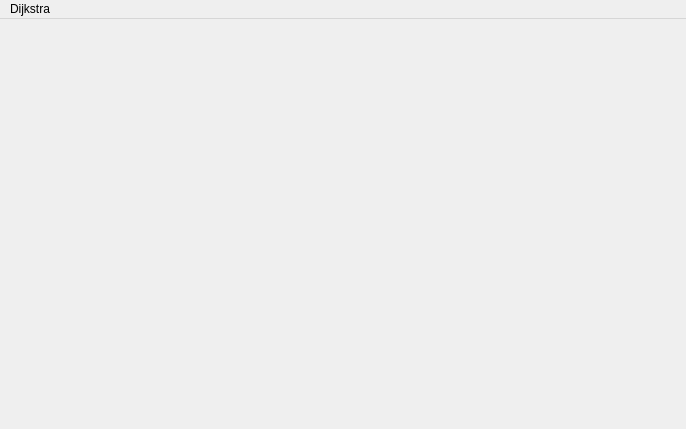
<?xml version="1.0" encoding="UTF-8"?>
<ui version="4.0">
 <class>Dijkstra</class>
 <widget class="QMainWindow" name="Dijkstra">
  <property name="geometry">
   <rect>
    <x>0</x>
    <y>0</y>
    <width>686</width>
    <height>429</height>
   </rect>
  </property>
  <property name="windowTitle">
   <string>Dijkstra's Algorithm</string>
  </property>
  <property name="statusTip">
   <string notr="true"/>
  </property>
  <property name="locale">
   <locale language="English" country="UnitedKingdom"/>
  </property>
  <widget class="QWidget" name="centralwidget">
   <layout class="QVBoxLayout" name="verticalLayout">
    <item>
     <widget class="FieldView" name="widget" native="true"/>
    </item>
   </layout>
  </widget>
  <widget class="QMenuBar" name="menubar">
   <property name="geometry">
    <rect>
     <x>0</x>
     <y>0</y>
     <width>686</width>
     <height>22</height>
    </rect>
   </property>
   <widget class="QMenu" name="menuDijkstra">
    <property name="title">
     <string>Dijkstra</string>
    </property>
    <addaction name="save"/>
    <addaction name="load"/>
    <addaction name="clear"/>
   </widget>
   <addaction name="menuDijkstra"/>
  </widget>
  <action name="clear">
   <property name="text">
    <string>Clear</string>
   </property>
   <property name="shortcut">
    <string>Ctrl+N</string>
   </property>
  </action>
  <action name="save">
   <property name="text">
    <string>Save</string>
   </property>
   <property name="shortcut">
    <string>Ctrl+S</string>
   </property>
  </action>
  <action name="load">
   <property name="text">
    <string>Load</string>
   </property>
   <property name="shortcut">
    <string>Ctrl+O</string>
   </property>
  </action>
 </widget>
 <customwidgets>
  <customwidget>
   <class>FieldView</class>
   <extends>QWidget</extends>
   <header>field_view.h</header>
   <container>1</container>
  </customwidget>
 </customwidgets>
 <resources/>
 <connections/>
</ui>
